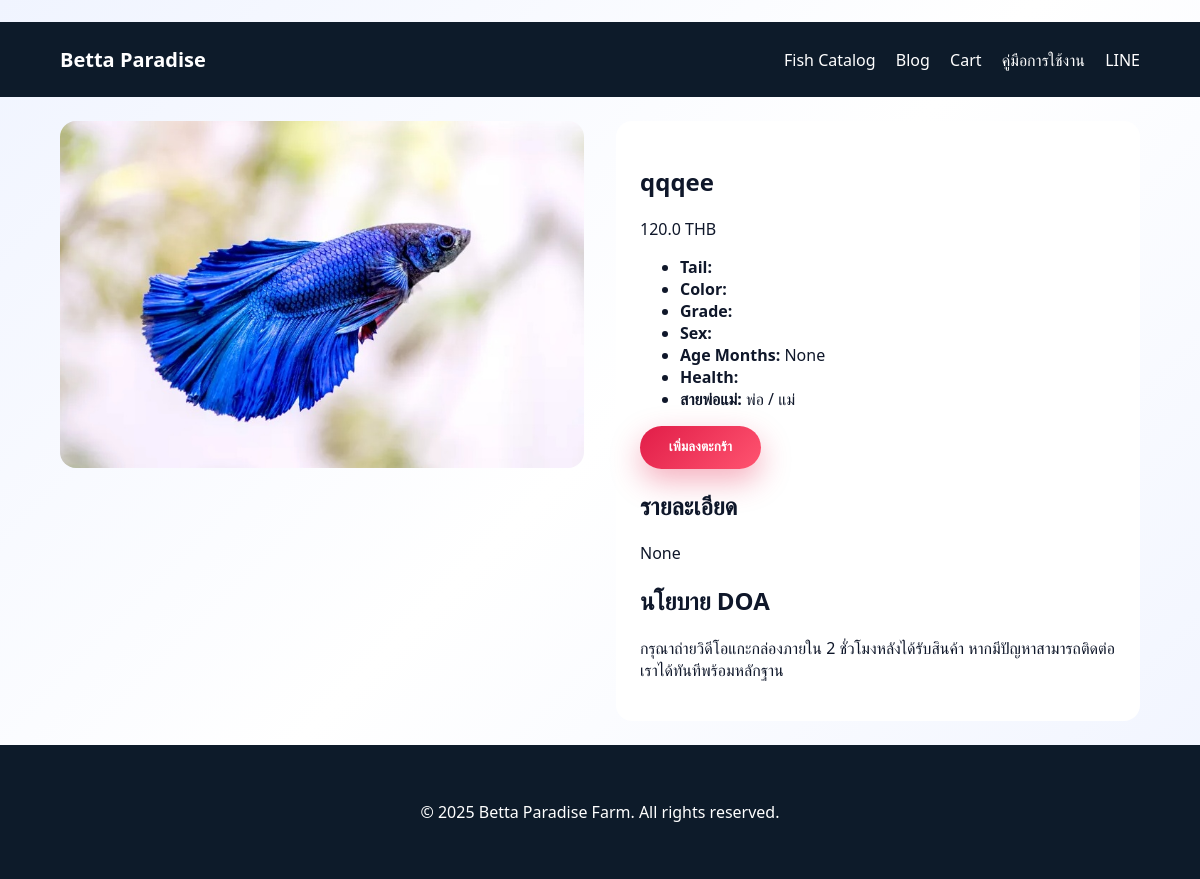
Page /product/weqw213213qwe on the committed database.
### betta/models.py (models this page shows, shortened)
class TimestampMixin:
    created_at: Mapped[datetime] = mapped_column(
        insert_default=func.now(), default=func.now()
    )
    updated_at: Mapped[datetime] = mapped_column(
        insert_default=func.now(), default=func.now(), onupdate=func.now()
    )

class Media(TimestampMixin, db.Model):
    __tablename__ = "media"
    id: Mapped[int] = mapped_column(primary_key=True)
    url: Mapped[str]
    kind: Mapped[str] = mapped_column(db.CheckConstraint("kind IN ('image','video')"))
    alt_text: Mapped[str | None]
    width: Mapped[int | None]
    height: Mapped[int | None]
    duration: Mapped[float | None]
    products: Mapped[list[ProductMedia]] = relationship("ProductMedia", back_populates="media", cascade="all, delete-orphan")

class Product(TimestampMixin, db.Model):
    __tablename__ = "products"
    id: Mapped[int] = mapped_column(primary_key=True)
    sku: Mapped[str] = mapped_column(unique=True, index=True)
    title_th: Mapped[str | None]
    title_en: Mapped[str | None]
    desc_th: Mapped[str | None]
    desc_en: Mapped[str | None]
    category: Mapped[str | None]
    is_unique: Mapped[bool] = mapped_column(default=True)
    status: Mapped[str] = mapped_column(default="active")
    variants: Mapped[list[Variant]] = relationship("Variant", back_populates="product", cascade="all, delete-orphan")
    media: Mapped[list[ProductMedia]] = relationship("ProductMedia", back_populates="product", cascade="all, delete-orphan", order_by="ProductMedia.sort_order")
    tags: Mapped[list[ProductTag]] = relationship("ProductTag", back_populates="product", cascade="all, delete-orphan")
    def primary_variant(self) -> Variant | None:
        return self.variants[0] if self.variants else None
    def localized_title(self, locale: str) -> str:
        if locale == "en" and self.title_en:
            return self.title_en
        if locale == "th" and self.title_th:
            return self.title_th
        return self.title_en or self.title_th or self.sku

class Variant(TimestampMixin, db.Model):
    __tablename__ = "variants"
    id: Mapped[int] = mapped_column(primary_key=True)
    product_id: Mapped[int] = mapped_column(db.ForeignKey("products.id", ondelete="CASCADE"))
    price: Mapped[float] = mapped_column(default=0)
    compare_at_price: Mapped[float | None]
    stock_qty: Mapped[int] = mapped_column(default=1)
    weight_grams: Mapped[int | None]
    attributes_json: Mapped[str | None]
    product: Mapped[Product] = relationship("Product", back_populates="variants")
    order_items: Mapped[list[OrderItem]] = relationship("OrderItem", back_populates="variant")
    @property
    def attributes(self) -> dict[str, Any]:
        if not self.attributes_json:
            return {}
        try:
            return json.loads(self.attributes_json)
        except json.JSONDecodeError:
            return {}

class Setting(TimestampMixin, db.Model):
    __tablename__ = "settings"
    key: Mapped[str] = mapped_column(primary_key=True)
    value: Mapped[str | None]

### betta/blueprints/store.py (the view)
@store_bp.get("/product/<string:sku>")
def product_detail(sku: str):
    product = Product.query.filter_by(sku=sku).first_or_404()
    variant = product.primary_variant()
    gallery = [pm.media for pm in product.media]
    return render_template("store/product_detail.html", product=product, variant=variant, gallery=gallery)

### betta/blueprints/admin.py (called while the page is built)
@admin_bp.before_app_request
def require_login_for_admin_pages():
    if request.blueprint == "admin" and request.endpoint not in {"admin.login", "admin.static"}:
        if not current_user.is_authenticated:
            return redirect(url_for("admin.login"))
        if not current_user.is_admin():
            flash("ไม่มีสิทธิ์เข้าถึงหน้าผู้ดูแล", "error")
            return redirect(url_for("store.index"))

### betta/templates/store/product_detail.html (shortened to what this page needs)
﻿{% extends "base.html" %}
{% block content %}
<article class="product-detail">
    <div class="gallery">
        {% for media in gallery %}
            {% if media.kind == 'image' %}
                <img src="{{ media.url }}" alt="{{ product.localized_title('th') }}">
            {% else %}
                <video controls src="{{ media.url }}"></video>
            {% endif %}
        {% else %}
            <div class="placeholder">ไม่มีภาพ</div>
        {% endfor %}
    </div>
    <div class="info">
        <h1>{{ product.localized_title('th') }}</h1>
        {% set variant = variant or product.primary_variant() %}
        {% if variant %}
            <p class="price">{{ variant.price | round(2) }} {{ currency }}</p>
            <ul class="attributes">
                {% for key, value in variant.attributes.items() %}
                    {% if key == 'lineage' %}
                        <li><strong>สายพ่อแม่:</strong> พ่อ {{ value.sire }} / แม่ {{ value.dam }}</li>
                    {% else %}
                        <li><strong>{{ key|replace('_', ' ')|title }}:</strong> {{ value }}</li>
                    {% endif %}
                {% endfor %}
            </ul>
            {% if variant.stock_qty > 0 %}
                <form method="post" action="{{ url_for('store.add_to_cart') }}">
                    <button type="submit" class="btn">เพิ่มลงตะกร้า</button>
                </form>
            {% else %}
                <p class="badge sold-out">Sold out</p>
            {% endif %}
        {% endif %}
        <section class="description">
            <h2>รายละเอียด</h2>
            <p>{{ product.desc_th or product.desc_en }}</p>
        </section>
        <section class="policy">
            <h2>นโยบาย DOA</h2>
            <p>กรุณาถ่ายวิดีโอแกะกล่องภายใน 2 ชั่วโมงหลังได้รับสินค้า หากมีปัญหาสามารถติดต่อเราได้ทันทีพร้อมหลักฐาน</p>
        </section>
    </div>
</article>
{% endblock %}

### betta/static/css/main.css (style rules this page uses)
.btn { display: inline-block; background: #1b6ca8; color: #fff; padding: 0.75rem 1.5rem; border-radius: 999px; text-decoration: none; border: none; cursor: pointer; }
.product-detail { display: grid; grid-template-columns: 1fr 1fr; gap: 2rem; }
.product-detail .gallery img { width: 100%; border-radius: 1rem; }
.product-detail .info { background: #fff; padding: 1.5rem; border-radius: 1rem; }
:root { --luxury-navy: #081131; --luxury-blue: #0f3d91; --luxury-royal: #1d4ed8; --luxury-cream: #f8fafc; --luxury-red: #e11d48; --luxury-shadow: rgba(8, 17, 49, 0.25); }
body { font-family: "Poppins", "Segoe UI", sans-serif; margin: 0; background: linear-gradient(135deg, #f0f4ff 0%, #ffffff 50%, #f0f4ff 100%); color: #0f172a; }
.btn { display: inline-flex; align-items: center; justify-content: center; gap: 0.5rem; background: linear-gradient(135deg, var(--luxury-red), #ff5470); color: #fff; padding: 0.85rem 1.8rem; border-radius: 999px; text-decoration: none; border: none; font-weight: 600; letter-spacing: 0.01em; transition: transform 0.2s ease, box-shadow 0.2s ease; box-shadow: 0 12px 30px rgba(225, 29, 72, 0.35); }

### rows in the picture
Media: url (picture)
Product: localized_title "qqqee", desc_th+desc_en "None"
Variant: price "120.0"
Setting: value "THB"

### other values in the picture
{{ key|replace('_', ' ')|title }} "Tail" "Color" "Grade" "Sex" "Age Months" "Health"
{{ value }} "None"
{{ 2025 }} "2025"
